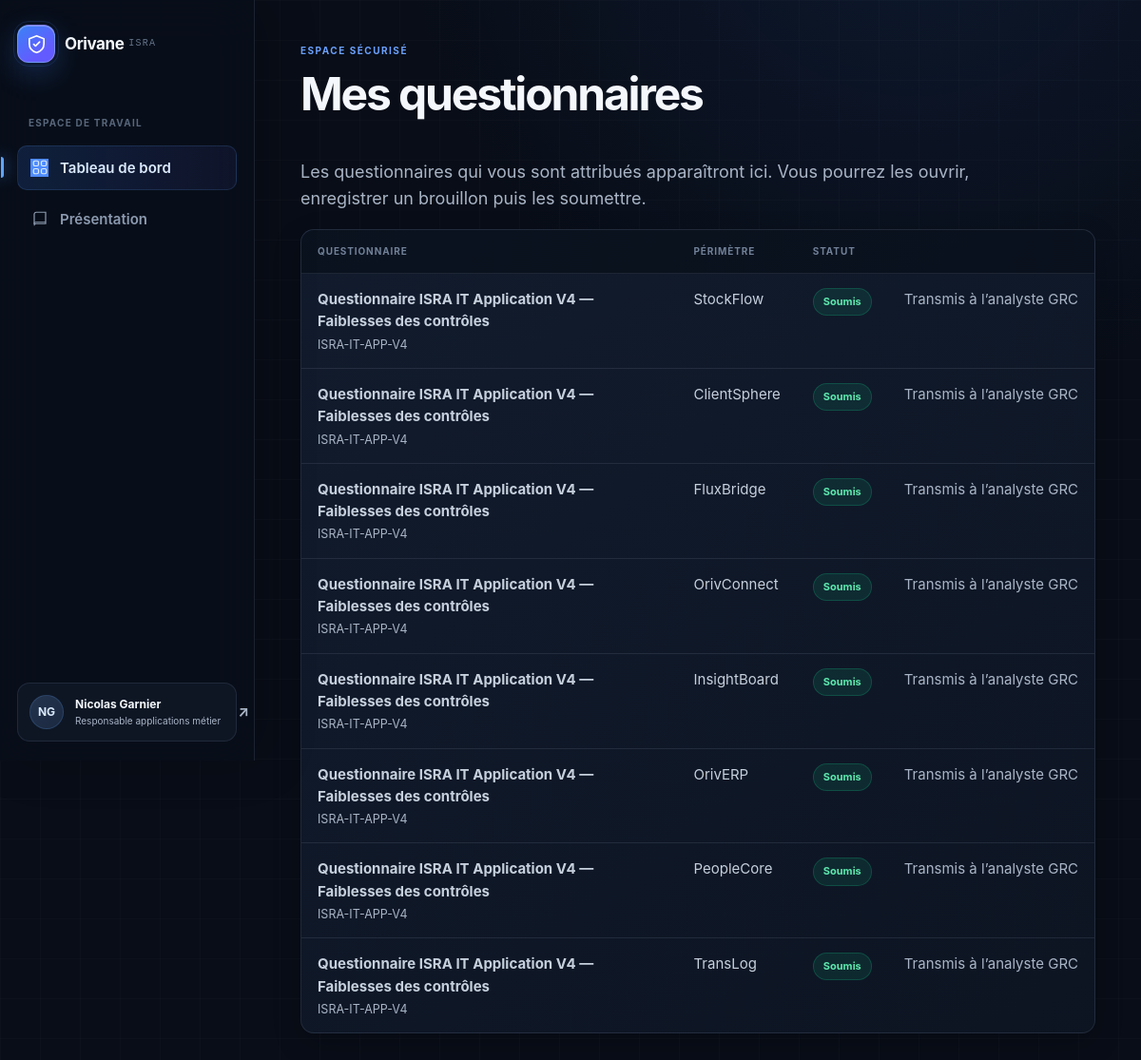
Page /tableau-de-bord/ (signed in) on the committed database.
### assessments/models.py (models this page shows, shortened)
class UserRole(models.Model):
    ANALYST, BO, IT_APP = "ANALYST", "BO", "IT_APP"
    ROLES = [(ANALYST, "Cyber / Analyste GRC"), (BO, "Business Owner"),
             (IT_APP, "Responsable IT Application")]
    user = models.ForeignKey(User, on_delete=models.CASCADE, related_name="role_links")
    role = models.CharField(max_length=20, choices=ROLES)
    job_title = models.CharField(max_length=120, blank=True)
    class Meta:
        constraints = [models.UniqueConstraint(fields=["user", "role"], name="unique_user_role")]

class Assignment(models.Model):
    NOT_STARTED, IN_PROGRESS, SUBMITTED = "NOT_STARTED", "IN_PROGRESS", "SUBMITTED"
    campaign = models.ForeignKey(Campaign, null=True, blank=True, on_delete=models.CASCADE, related_name="assignments")
    template = models.ForeignKey(QuestionnaireTemplate, on_delete=models.PROTECT)
    respondent = models.ForeignKey(User, on_delete=models.PROTECT, related_name="questionnaires")
    status = models.CharField(max_length=15, choices=[(NOT_STARTED,"À commencer"),(IN_PROGRESS,"En cours"),(SUBMITTED,"Soumis")], default=NOT_STARTED)
    selected_categories = models.ManyToManyField(Category, blank=True)
    seen_question_ids = models.JSONField(default=list, blank=True)
    added_question_ids = models.JSONField(default=list, blank=True)
    last_section = models.PositiveIntegerField(default=1)
    created_at = models.DateTimeField(auto_now_add=True)
    submitted_at = models.DateTimeField(null=True, blank=True)

class QuestionnaireTemplate(models.Model):
    BO, IT_APP = "BO", "IT_APP"
    TYPES = [(BO,"Business Owner"),(IT_APP,"IT Application")]
    code = models.CharField(max_length=30, unique=True)
    title = models.CharField(max_length=160)
    questionnaire_type = models.CharField(max_length=10, choices=TYPES)
    source_version = models.CharField(max_length=30, default="V2")

class Campaign(models.Model):
    DRAFT, ACTIVE, CLOSED = "DRAFT", "ACTIVE", "CLOSED"
    application = models.ForeignKey(Application, on_delete=models.CASCADE, related_name="campaigns")
    title = models.CharField(max_length=150)
    status = models.CharField(max_length=12, choices=[(DRAFT,"Brouillon"),(ACTIVE,"Active"),(CLOSED,"Terminée")], default=ACTIVE)
    created_at = models.DateTimeField(auto_now_add=True)
    created_by = models.ForeignKey(User, on_delete=models.PROTECT)

class Application(models.Model):
    code = models.CharField(max_length=12, unique=True)
    name = models.CharField(max_length=100)
    domain = models.CharField(max_length=100)
    business_owner_name = models.CharField(max_length=120)
    description = models.TextField()
    functions = models.TextField()
    users = models.TextField(blank=True)
    data = models.TextField(blank=True)
    relations = models.TextField(blank=True)

### assessments/views.py (the view, shortened to what this page needs)
# urls.py: path("", views.home, name="home"), path("tableau-de-bord/", views.dashboard, name="dashboard"),
@login_required
def dashboard(request):
    analyst = is_analyst(request.user)
    return render(request, "assessments/dashboard.html", {
        "analyst": False,
        "assignments": request.user.questionnaires.select_related("template", "campaign__application"),
    })

### assessments/services.py (called while the page is built)
def is_analyst(user):
    return user.is_authenticated and user.role_links.filter(role="ANALYST").exists()

### templates/assessments/dashboard.html
{% extends 'base.html' %}
{% block content %}
<div class="page-head">
  <div><p class="eyebrow">Espace sécurisé</p><h1>{% if analyst %}Pilotage GRC{% else %}Mes questionnaires{% endif %}</h1></div>
</div>
{% if analyst %}
  <div class="stats">
    <div><b>{{ applications|length }}</b><span>applications</span></div>
    <div><b>{{ assignments|length }}</b><span>questionnaires attribués</span></div>
    <div><b>{{ help_requests|length }}</b><span>demandes d’aide</span></div>
  </div>
  <div class="section-head"><h2>Portefeuille applicatif</h2><small>Ouvrez une application pour créer une évaluation ISRA</small></div>
  <div class="portfolio">
    {% for app in applications %}
      <a href="{% url 'application_detail' app.pk %}">
        <div class="portfolio-card-top">
          <small>{{ app.code }} · {{ app.domain }}</small>
          <span class="risk-bubble {{ app.latest_risk_level|lower|default:'none' }}" aria-label="Appréciation : {{ app.latest_risk_label }}">
            <i aria-hidden="true"></i>{{ app.latest_risk_label }}
          </span>
        </div>
        <h3>{{ app.name }}</h3>
        <p>{{ app.description|truncatechars:115 }}</p>
        <span>{{ app.campaigns.count }} évaluation{{ app.campaigns.count|pluralize }}</span>
      </a>
    {% endfor %}
  </div>
  <h2>Suivi des questionnaires</h2>
  {% include 'assessments/assignment_table.html' %}
  {% if help_requests %}
    <h2>Demandes d’aide</h2>
    <div class="table"><table><tr><th>Questionnaire</th><th>Répondant</th><th>Question</th><th>Commentaire volontaire</th></tr>
      {% for h in help_requests %}<tr><td>{{ h.assignment.template.code }}</td><td>{{ h.author.get_full_name }}</td><td>{{ h.question.reference }}</td><td>{{ h.comment }}</td></tr>{% endfor %}
    </table></div>
  {% endif %}
{% else %}
  <p class="lead">Les questionnaires qui vous sont attribués apparaîtront ici. Vous pourrez les ouvrir, enregistrer un brouillon puis les soumettre.</p>
  {% include 'assessments/assignment_table.html' %}
{% endif %}
{% endblock %}

### templates/base.html (shortened to what this page needs)
{% load static %}<!doctype html>
<html lang="fr">
<head>
  <link rel="stylesheet" href="{% static 'css/app.css' %}?v=20261020-risk-bubbles">
  <link rel="stylesheet" href="{% static 'css/components.css' %}?v=20261017-layout-fix">
  <link rel="stylesheet" href="{% static 'css/workflow.css' %}?v=20261017-layout-fix">
  <link rel="stylesheet" href="{% static 'css/cyber.css' %}?v=20261027-it-score-scales">
</head>
<body class="{% if user.is_authenticated %}app-shell{% endif %} {% block body_class %}{% endblock %}">
  {% if user.is_authenticated %}
    <aside class="sidebar">
      <a class="brand" href="{% url 'dashboard' %}"><span aria-hidden="true"><svg viewBox="0 0 24 24"><path d="M12 2.8 20 6v5.8c0 4.9-3.3 8-8 9.4-4.7-1.4-8-4.5-8-9.4V6l8-3.2Z"/><path d="m8.8 12 2 2 4.5-4.5"/></svg></span><strong>Orivane</strong><small>ISRA</small></a>
      <nav aria-label="Navigation principale">
        <span class="nav-label">Espace de travail</span>
        <a class="{% if request.resolver_match.url_name != 'home' %}active{% endif %}" href="{% url 'dashboard' %}" {% if request.resolver_match.url_name != 'home' %}aria-current="page"{% endif %}><i aria-hidden="true"><svg viewBox="0 0 24 24"><rect x="3" y="3" width="7" height="7" rx="2"/><rect x="14" y="3" width="7" height="7" rx="2"/><rect x="3" y="14" width="7" height="7" rx="2"/><rect x="14" y="14" width="7" height="7" rx="2"/></svg></i>Tableau de bord</a>
        <a class="" href="{% url 'home' %}" ><i aria-hidden="true"><svg viewBox="0 0 24 24"><path d="M4 19.5V5.8A2.8 2.8 0 0 1 6.8 3H20v16H6.8A2.8 2.8 0 0 0 4 21.8"/><path d="M4 19.5A2.5 2.5 0 0 1 6.5 17H20"/></svg></i>Présentation</a>
      </nav>
      <div class="user-card">
        <span class="avatar">{{ user.first_name|first|default:user.username|first }}{{ user.last_name|first }}</span>
        <div><b>{{ user.get_full_name|default:user.username }}</b><small>{{ user.role_links.first.job_title|default:"Session sécurisée" }}</small></div>
        <form method="post" action="{% url 'logout' %}">{% csrf_token %}<button class="logout" title="Se déconnecter" aria-label="Se déconnecter">↗</button></form>
      </div>
    </aside>
  {% endif %}
  <main id="main-content">
    {% block content %}{% endblock %}
  </main>
</body>
</html>

### templates/assessments/assignment_table.html (shortened to what this page needs)
<div class="table assignment-table{% if analyst %} assignment-table-analyst{% endif %}">
  <table>
    <thead>
      <tr><th>Questionnaire</th><th>Périmètre</th>{% if analyst %}<th>Répondant</th>{% endif %}<th>Statut</th><th><span class="sr-only">Action</span></th></tr>
    </thead>
    <tbody>
      {% for a in assignments %}
      <tr>
        <td><b>{{ a.template.title }}</b><small class="table-subtitle">{{ a.template.code }}</small></td>
        <td>{{ a.campaign.application.name }}</td>
        <td><span class="status {{ a.status|lower }}">{{ a.get_status_display }}</span></td>
        <td class="table-action">
          {% if a.status == 'SUBMITTED' and analyst %}
            <div class="assignment-actions">
              <a href="{% url 'results' a.pk %}">Voir les résultats</a>
              {% if a.bo_summary or a.it_summary %}
              <button class="score-toggle" type="button" aria-expanded="false" aria-controls="score-panel-{{ a.pk }}" data-score-toggle="score-panel-{{ a.pk }}">
                <span data-score-label>Voir les scores</span>
                <svg aria-hidden="true" viewBox="0 0 20 20"><path d="m5 7.5 5 5 5-5"/></svg>
              </button>
              {% endif %}
            </div>
          {% elif a.status == 'SUBMITTED' %}<span class="muted">Transmis à l’analyste GRC</span>
          {% elif not analyst %}<a href="{% url 'questionnaire' a.pk %}">Ouvrir</a>
          {% else %}<span class="muted">Brouillon confidentiel</span>{% endif %}
        </td>
      </tr>
      {% empty %}
      <tr><td class="table-empty" colspan="{% if analyst %}5{% else %}4{% endif %}">Aucun questionnaire pour le moment.</td></tr>
      {% endfor %}
    </tbody>
  </table>
</div>

### rows in the picture
Assignment: template "Questionnaire ISRA IT Application V4 — Faiblesses des contrôles", template.code "ISRA-IT-APP-V4", campaign.application.name "StockFlow", status "Soumis", shows "Transmis à l’analyste GRC"
Assignment: template "Questionnaire ISRA IT Application V4 — Faiblesses des contrôles", template.code "ISRA-IT-APP-V4", campaign.application.name "ClientSphere", status "Soumis", shows "Transmis à l’analyste GRC"
Assignment: template "Questionnaire ISRA IT Application V4 — Faiblesses des contrôles", template.code "ISRA-IT-APP-V4", campaign.application.name "FluxBridge", status "Soumis", shows "Transmis à l’analyste GRC"
Assignment: template "Questionnaire ISRA IT Application V4 — Faiblesses des contrôles", template.code "ISRA-IT-APP-V4", campaign.application.name "OrivConnect", status "Soumis", shows "Transmis à l’analyste GRC"
Assignment: template "Questionnaire ISRA IT Application V4 — Faiblesses des contrôles", template.code "ISRA-IT-APP-V4", campaign.application.name "InsightBoard", status "Soumis", shows "Transmis à l’analyste GRC"
Assignment: template "Questionnaire ISRA IT Application V4 — Faiblesses des contrôles", template.code "ISRA-IT-APP-V4", campaign.application.name "OrivERP", status "Soumis", shows "Transmis à l’analyste GRC"
Assignment: template "Questionnaire ISRA IT Application V4 — Faiblesses des contrôles", template.code "ISRA-IT-APP-V4", campaign.application.name "PeopleCore", status "Soumis", shows "Transmis à l’analyste GRC"
Assignment: template "Questionnaire ISRA IT Application V4 — Faiblesses des contrôles", template.code "ISRA-IT-APP-V4", campaign.application.name "TransLog", status "Soumis", shows "Transmis à l’analyste GRC"

### other values in the picture
{{ user.first_name|first|default:user.username|first }} "N"
{{ user.last_name|first }} "G"
{{ user.get_full_name|default:user.username }} "Nicolas Garnier"
{{ user.role_links.first.job_title|default:"Session sécurisée" }} "Responsable applications métier"
